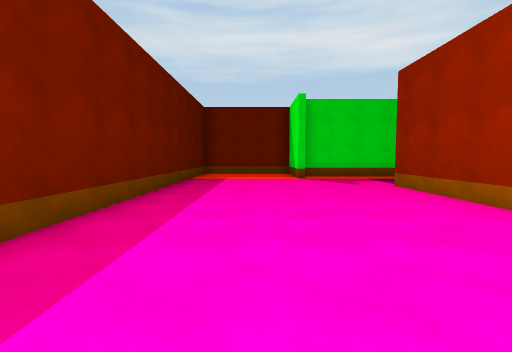
view 1 (above)

21 first-person views from a walk through a scene from a Unity 3-D project. The camera is 1.4 m above the floor, tilts 4° down and sees 85° across. Doors are open. The floor is counted in squares, 2 m on a side. Each view is taken from the middle of a square. On the plan, view 1 faces up. The plan holds only what a view shows up to about 9 squares ahead; the rest is blank. The place goes on beyond the plan. The player character is not drawn. Some surface patterns are stand-ins.

view 2
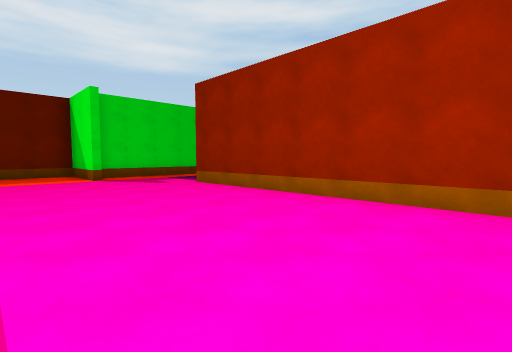

view 3
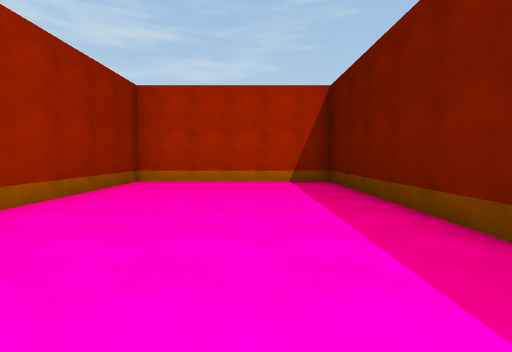

view 4
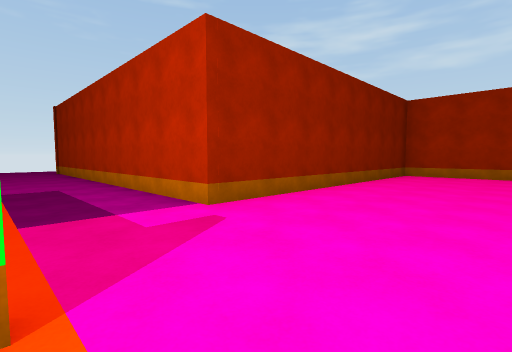

view 5
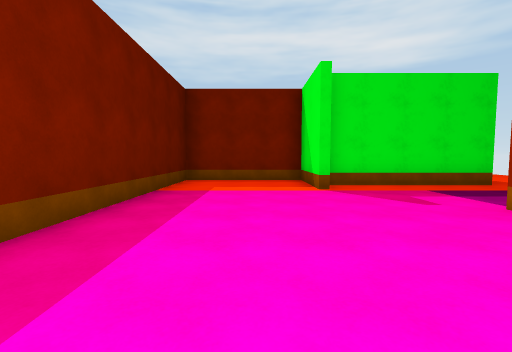

view 6
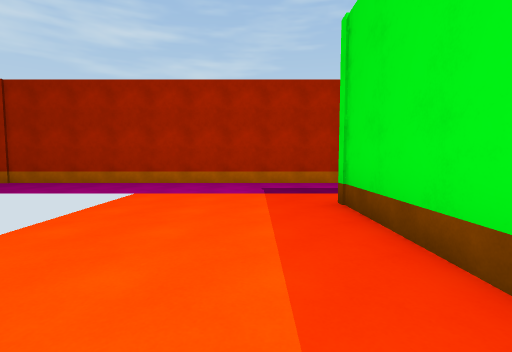

view 7
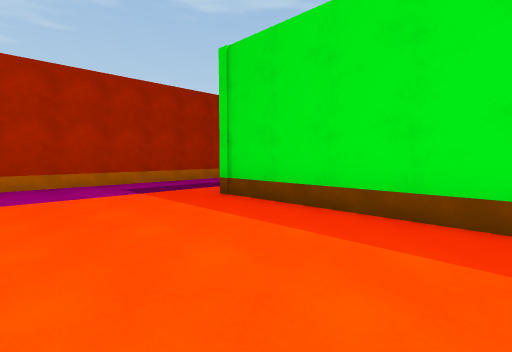

view 8
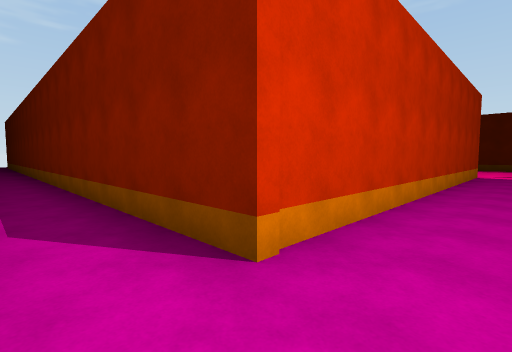

view 9
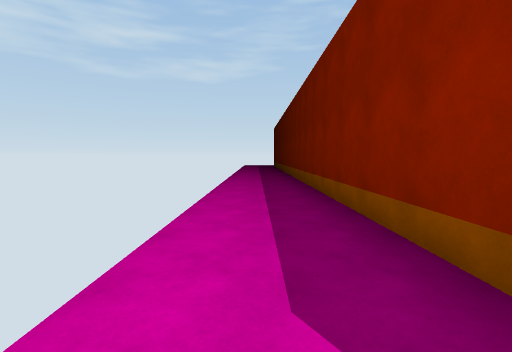

view 10
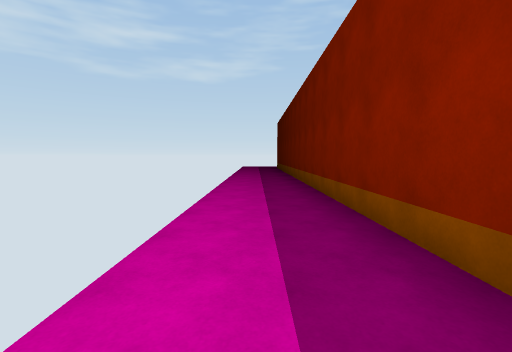

view 11
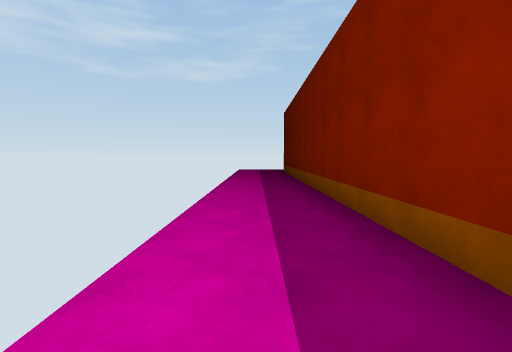

view 12
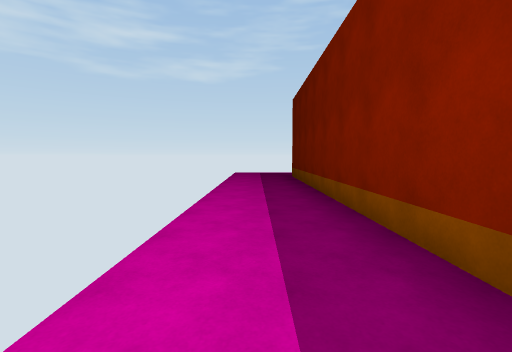

view 13
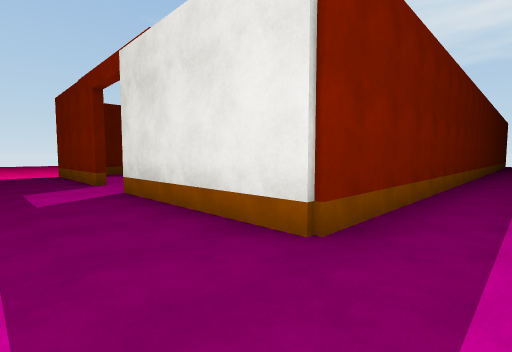

view 14
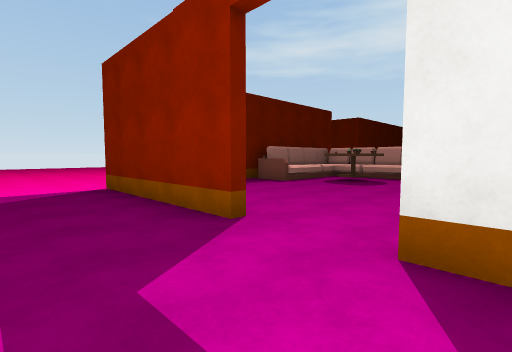

view 15
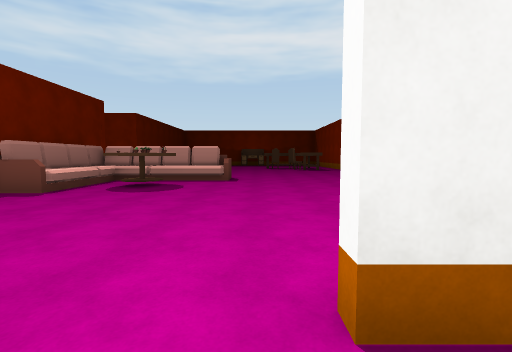

view 16
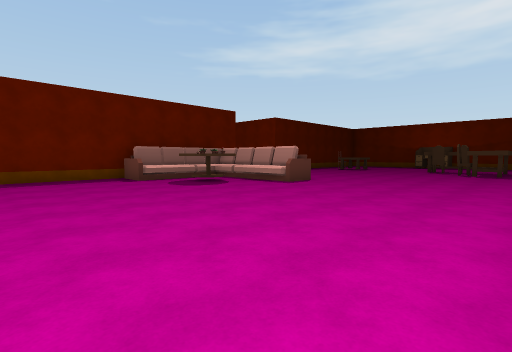

view 17
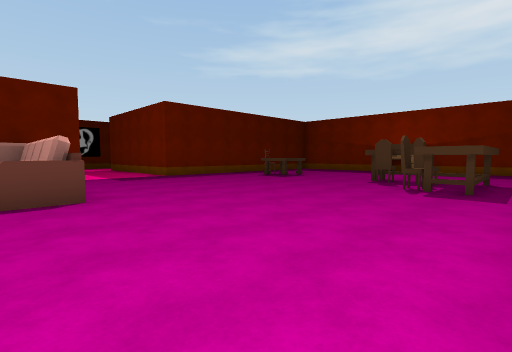

view 18
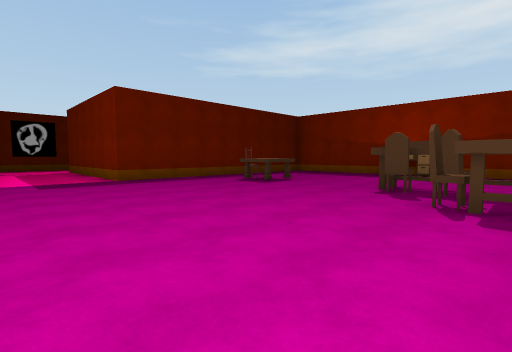

view 19
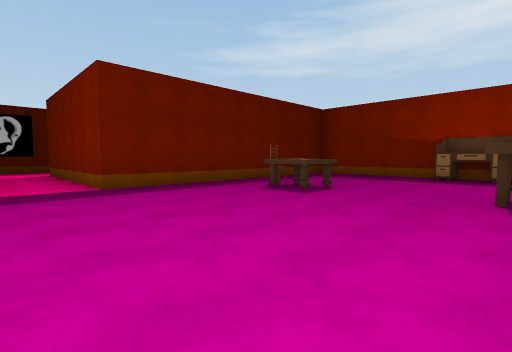

view 20
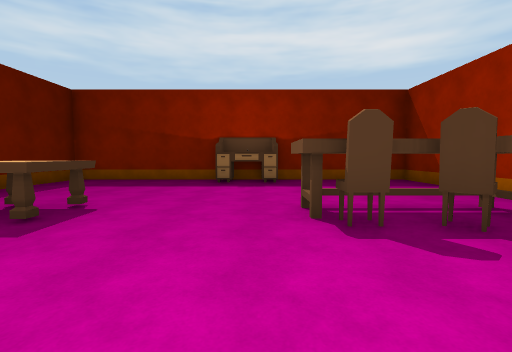

view 21
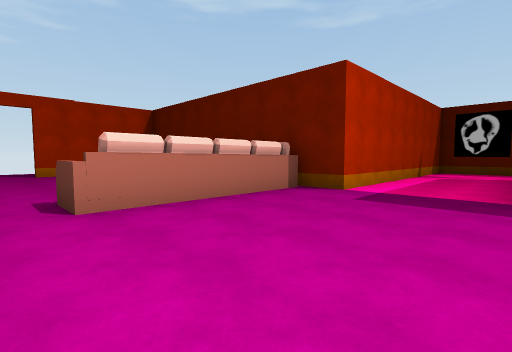

### Floor plan
Points are (right, up) in squares from view 1. A wall is a line through its corners. A room is listed if a view was taken in it or the views show most of it. See-through windows are left out.
Room 1 (views 1, 2, 3, 4, 5)
walls: (1.4, 8.9) (1.4, 11.3) (-2.1, 11.3) (-2.1, -1.9) (3.3, -1.9) (3.3, 6.7); (2.5, 9.8) (1.8, 9.8)
ways out: opening at (3.5, 7.5) to room 2
Room 2 (views 6, 7, 8, 16, 17, 18, 19, 20, 21)
walls: (3.6, 2.4) (3.6, -2.1) (-1, -2.1); (8.1, -6) (7.6, -6); (7.9, -6.3) (4.2, -6.3); (7.6, 6.4) (3.6, 6.4) (3.6, 3.9); (10.4, 6.7) (13.7, 6.7); (4.1, -6) (4.1, -9.5); (3.7, -5.8) (8.2, -5.8) (8.2, -7); (13.5, 4.8) (13.5, 6.8); (3.3, 6.7) (7.6, 6.7); (13.5, 6.4) (10.9, 6.4); (3.6, -9) (3.6, -12.6); (4.9, -9.7) (3.8, -9.7); (-1, -4.8) (3.6, -4.8) (3.6, -6.4); (5.7, 14) (5.7, 9.8) (4.4, 9.8)
low walls: (8.2, -7) (6.5, -7); (5.5, -7) (4.9, -7) (4.9, -7.6); (4.9, -8.5) (4.9, -9.7)
ways out: opening at (3.5, 7.5) to room 1; opening at (15, 6) to room 3; open door at (8.5, -14) to room 3
objects: other object (5, -8) to (6, -7); other object (5, 1); other object (6, -9); other object (6, -8); other object (6, 1) to (6, 2); other object (7, -8); other object (8, 6) to (10, 6); other object (10, 0) to (12, 2); other object (10, 1); other object (11, -1) to (11, 0); other object (11, 1)
Room 3 (views 9, 10, 11, 12, 13, 14, 15)
walls: (7.6, -14) (3.2, -14); (13.7, 6.7) (13.7, -14) (9.2, -14)
ways out: opening at (15, 6) to room 2; open door at (8.5, -14) to room 2

Where each view was taken, in squares from view 1:
view 1: 0 up, 0 right, facing up
view 2: 0 up, 1 left, facing up-right
view 3: 6 up, 0 right, facing down
view 4: 9 up, 0 right, facing down-right
view 5: 3 up, 0 right, facing up
view 6: 14 up, 7 right, facing down
view 7: 14 up, 9 right, facing down-left
view 8: 8 up, 15 right, facing down-left
view 9: 6 up, 15 right, facing down
view 10: 3 up, 15 right, facing down
view 11: 1 down, 15 right, facing down
view 12: 4 down, 15 right, facing down
view 13: 16 down, 15 right, facing up-left
view 14: 16 down, 10 right, facing up-left
view 15: 15 down, 9 right, facing up
view 16: 13 down, 13 right, facing up-left
view 17: 7 down, 13 right, facing up-left
view 18: 5 down, 12 right, facing up-left
view 19: 4 down, 10 right, facing up-left
view 20: 2 down, 9 right, facing up
view 21: 2 down, 9 right, facing down-left
